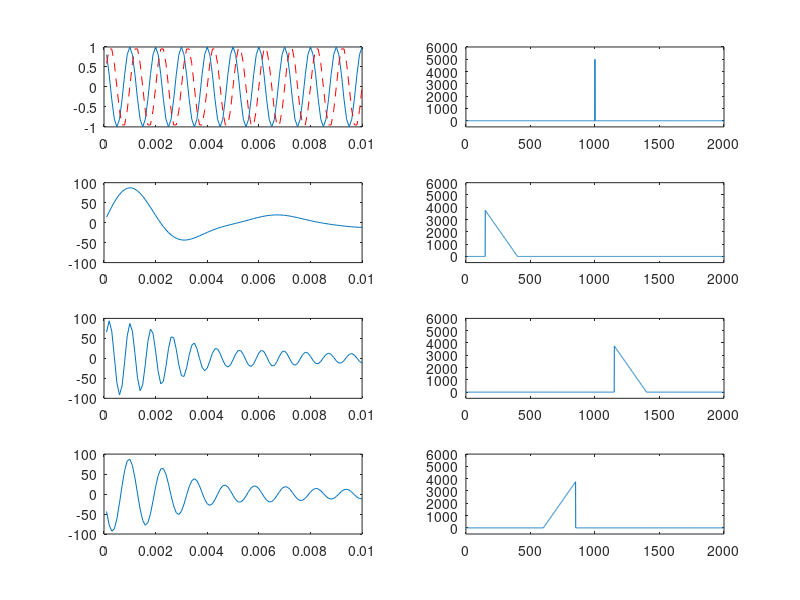

This figure's MATLAB source:
clc;clear;

Fs = 10000; % 采样频率
t = 1 / Fs:1/Fs:1; % 时间向量
m_t(Fs * 1) = 0; % 初始化调制信号向量
for F = 150:400  % 叠加150~400Hz的正弦波，生成多频率调制信号
    m_t = m_t + 0.003 * sin(2 * pi * F * t) * (400- F);
end
m_t90shift = imag(hilbert(m_t));  % 对调制信号做希尔伯特变换，取虚部得到90°相移后的信号

% 生成1000Hz的正交载波（余弦和正弦分量）
carriercos = cos(2 * pi * 1000 * t);  % 载波cos(w_c t), w_c = 2πx1000
carriersin = sin(2 * pi * 1000 * t);  % 载波sin(w_c t)

% 上边带（USB）信号：s_USB = m(t)cos(ω_c t) - ŷ(t)sin(ω_c t)
s_SSB1 = m_t .* carriercos - m_t90shift .* carriersin;
% 下边带（LSB）信号：s_LSB = m(t)cos(ω_c t) + ŷ(t)sin(ω_c t)
s_SSB2 = m_t .* carriercos + m_t90shift .* carriersin;

figure(1);

% 子图1：载波的余弦（实线）和正弦（虚线）分量
subplot(4, 2, 1);
plot(t(1:100), carriercos(1:100), t(1:100),carriersin(1:100), '--r');

% 子图2：载波余弦分量的频谱（用FFT分析频率分布）
subplot(4, 2, 2);
plot(0:9999, abs(fft(carriercos)));
axis([0 2000 -500 6000]);

% 子图3：调制信号m(t)的时域波形
subplot(4, 2, 3);
plot(t(1:100), m_t(1:100));

% 子图4：调制信号的频谱
subplot(4, 2, 4);
plot(0:9999, abs(fft(m_t)));
axis([0 2000 -500 6000]);

% 子图5：绘制上边带（USB）信号的时域波形
subplot(4, 2, 5);
plot(t(1:100), s_SSB1(1:100));

% 子图6：绘制上边带（USB）信号的频谱
subplot(4, 2, 6);
plot(0:9999, abs(fft(s_SSB1)));
axis([0 2000 -500 6000]);

% 子图7：绘制下边带（LSB）信号的时域波形
subplot(4, 2, 7);
plot(t(1:100), s_SSB2(1:100));

% 子图8：绘制下边带（LSB）信号的频谱
subplot(4, 2, 8);
plot(0:9999, abs(fft(s_SSB2)));
axis([0 2000 -500 6000])
